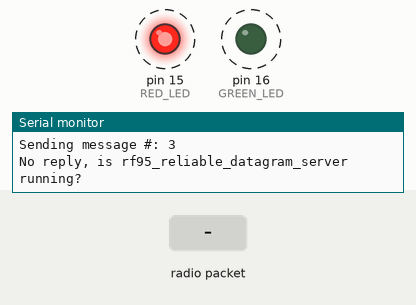
This sketch was run on a simulated Arduino Mega 2560, built with avr-gcc and run on an emulated ATmega2560. Parts: output pins drawn as LEDs (lit = HIGH), the last lines printed to the serial monitor. Dashed ring = blinking. Inputs (shaded band) come from the test bench. No radio packets arrive unless stated.

Above: at 1.2 s.
1.3 s: radio packet "1" arrives
At 1.51 s:
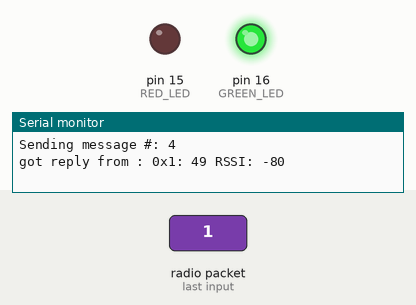
At 2.22 s:
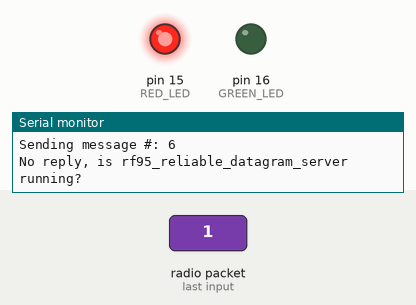
Timing chart, 0 to 10.3 s (numbered marks = the images above; inputs shaded):
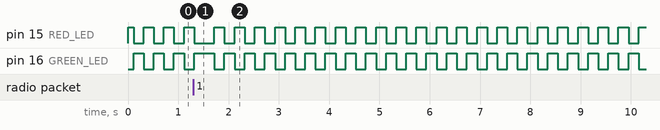

The sketch:

RF_Range_Test_Client.ino
```cpp
/*
WOLF OCU RF Range tester
6/1/2017
*/

#include <RHReliableDatagram.h>
#include <RH_RF95.h>

#define CLIENT_ADDRESS 1
#define SERVER_ADDRESS 2

#define RFM95_CS 27
#define RFM95_RST 30
#define RFM95_INT 11
#define RED_LED		15
#define GREEN_LED	16

// Singleton instance of the radio driver
RH_RF95 driver(RFM95_CS, RFM95_INT);

// Class to manage message delivery and receipt, using the driver declared above
RHReliableDatagram manager(driver, CLIENT_ADDRESS);

void setup() {
	pinMode(RFM95_RST, INPUT);	//rst is an output on rfm95,
	pinMode(RED_LED, OUTPUT);
	pinMode(GREEN_LED, OUTPUT);

	digitalWrite(RED_LED, HIGH);
	digitalWrite(GREEN_LED, LOW);

	Serial.begin(115200);

	//Manual reset of radio
	Serial.println("Reset Radio");
	pinMode(RFM95_RST, OUTPUT);
	digitalWrite(RFM95_RST, LOW);
	delayMicroseconds(100);
	pinMode(RFM95_RST, INPUT);
	delay(10);

	const uint8_t retryTimeout = 25;		//time between retries in ms
	const uint8_t retries = 2;

	if (!manager.init()) {
		Serial.println("init failed");
	} else {
		Serial.println("init passed");
	}
	manager.setTimeout(retryTimeout);
	manager.setRetries(retries);

	if (!driver.setFrequency(915.0)) {
		Serial.println("setFrequency failed");
	} else {
		Serial.println("Frequency set to 915.0 MHz");
	}

	driver.setTxPower(23, false);
	driver.setModemConfig(driver.Bw500Cr45Sf128);
}

union merge {
	unsigned long count = 0;
	uint8_t bytes[4];
};

merge data;

merge ack_data;

void loop() {
	data.count++;

	if (manager.sendtoWait(data.bytes, sizeof(data.bytes), SERVER_ADDRESS)) {
		digitalWrite(RED_LED, LOW);
		digitalWrite(GREEN_LED, HIGH);

		Serial.print("Sending message #: ");
		Serial.println(data.count);

		uint8_t len = sizeof(ack_data.bytes);
		uint8_t from;
		if (manager.recvfromAckTimeout(ack_data.bytes, &len, 200, &from)) {
			digitalWrite(RED_LED, LOW);
			digitalWrite(GREEN_LED, HIGH);

			Serial.print("got reply from : 0x");
			Serial.print(from, HEX);
			Serial.print(": ");
			Serial.print(ack_data.count);
			Serial.print(" RSSI: ");
			Serial.println(driver.lastRssi(), DEC);
		} else {
			digitalWrite(RED_LED, HIGH);
			digitalWrite(GREEN_LED, LOW);
			Serial.println("No reply, is rf95_reliable_datagram_server running?");
		}
	} else {
		digitalWrite(RED_LED, HIGH);
		digitalWrite(GREEN_LED, LOW);
		Serial.println("sendtoWait failed");
	}
	delay(100);
}
```

Measured:
- by itself, pin 15 (RED_LED): repeats every 0.40 s: HIGH 0.20 s, LOW 0.20 s
- by itself, pin 16 (GREEN_LED): repeats every 0.40 s: LOW 0.20 s, HIGH 0.20 s
